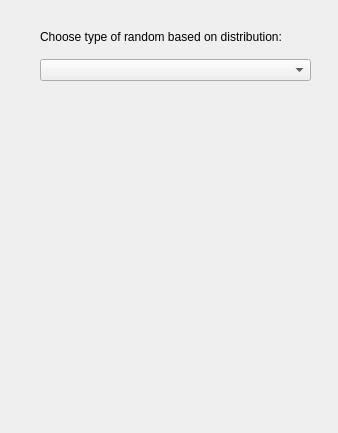
<?xml version="1.0" encoding="UTF-8"?>
<ui version="4.0">
 <class>Form</class>
 <widget class="QWidget" name="Form">
  <property name="geometry">
   <rect>
    <x>0</x>
    <y>0</y>
    <width>338</width>
    <height>433</height>
   </rect>
  </property>
  <property name="windowTitle">
   <string>Form</string>
  </property>
  <widget class="QWidget" name="verticalLayoutWidget">
   <property name="geometry">
    <rect>
     <x>40</x>
     <y>20</y>
     <width>271</width>
     <height>61</height>
    </rect>
   </property>
   <layout class="QVBoxLayout" name="verticalLayout">
    <item>
     <widget class="QLabel" name="label">
      <property name="text">
       <string>Choose type of random based on distribution:</string>
      </property>
     </widget>
    </item>
    <item>
     <widget class="QComboBox" name="comboBox"/>
    </item>
   </layout>
  </widget>
  <widget class="QWidget" name="verticalLayoutWidget_2">
   <property name="geometry">
    <rect>
     <x>40</x>
     <y>90</y>
     <width>271</width>
     <height>321</height>
    </rect>
   </property>
   <layout class="QVBoxLayout" name="randomLayout"/>
  </widget>
 </widget>
 <resources/>
 <connections/>
</ui>
